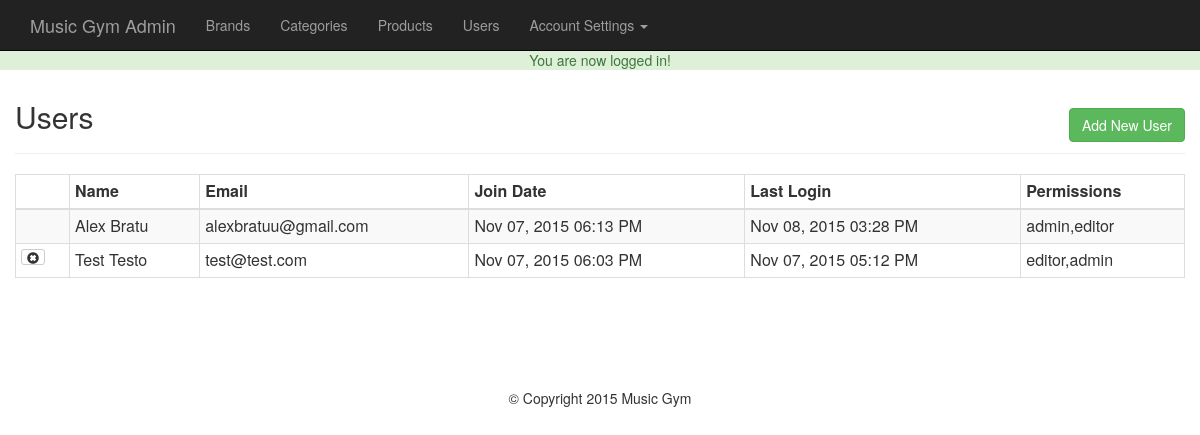
/admin/users.php (signed in), run on an earlier commit of the app's database.
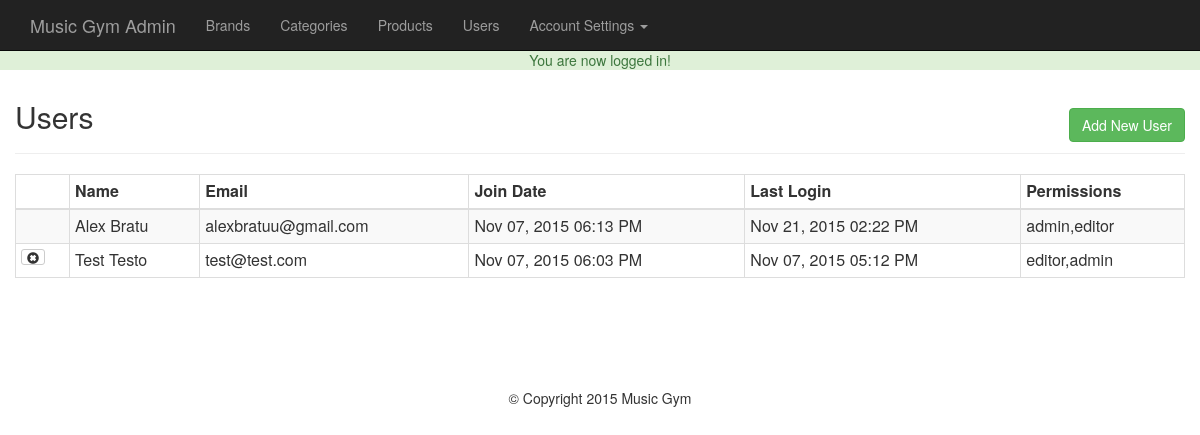
And on a later commit of the database.
### tables this page shows
CREATE TABLE IF NOT EXISTS `users` (
  `id` int(11) NOT NULL AUTO_INCREMENT,
  `full_name` varchar(255) NOT NULL,
  `email` varchar(175) NOT NULL,
  `password` varchar(255) NOT NULL,
  `join_date` datetime NOT NULL DEFAULT CURRENT_TIMESTAMP,
  `last_login` datetime NOT NULL,
  `permissions` varchar(255) NOT NULL,
  PRIMARY KEY (`id`)
);

### helpers/helpers.php (called while the page is built, shortened)
<?php
function format_date($date){
    return date("M d, Y h:i A", strtotime($date));
}

### admin/users.php (the view, shortened to what this page needs)
<?php
    require_once '../core/init.php';
    include 'includes/head.php';
    include 'includes/navigation.php';
    if(isset($_GET['add'])){
        $name = ((isset($_POST['name']))?sanitize($_POST['name']):'');
        $email = ((isset($_POST['email']))?sanitize($_POST['email']):'');
        $password = ((isset($_POST['password']))?sanitize($_POST['password']):'');
        $confirm = ((isset($_POST['confirm']))?sanitize($_POST['confirm']):'');
        $permissions = ((isset($_POST['permissions']))?sanitize($_POST['permissions']):'');
        $errors = array();
        if($_POST){
            $emailQuery = $db->query("SELECT * FROM users WHERE email = '$email'");
            $emailCount = mysqli_num_rows($emailQuery);
            if($emailCount != 0){
                $errors[] = 'The email already exists in the database';
            }
            $required = array('name', 'email', 'password', 'confirm', 'permissions');
            foreach($required as $field){
                if(empty($_POST[$field])){
                $errors[] = 'You must fill out all fields';
                    break;
                }
            }
             if(strlen($password)<6){
                $errors[] = 'Password must be at least 6 characters';
            }
            if($password != $confirm){
                $errors[] = 'Password does not match the confirm password';
            }
            if(!filter_var($email, FILTER_VALIDATE_EMAIL)){
                $errors[] = 'Email entere is not valid';
            }
            if(!empty($errors)){
                echo display_errors($errors);
            }else{
                $hashed = password_hash($password, PASSWORD_DEFAULT);
                $db->query("INSERT INTO users (`full_name`, `email`, `password`, `permissions`) VALUES ('$name', '$email', '$hashed', '$permissions')");
                $_SESSION['success_flash'] = 'User has been added successfully to the database!';
                header('Location: users.php');
            }
        }
        ?>
        <h2 class="text-center">Add New User</h2><hr>
        <form action="users.php?add=1" method="post">
            <div class="form-group col-md-6">
                <label for="name">Full Name:</label>
                <input type="text" name="name" id="name" class="form-control" value="<?=$name;?>">
            </div>
            <div class="form-group col-md-6">
                <label for="email">Email:</label>
                <input type="email" name="email" id="email" class="form-control" value="<?=$email;?>">
            </div>
            <div class="form-group col-md-6">
                <label for="password">Password:</label>
                <input type="password" name="password" id="password" class="form-control" value="<?=$password;?>">
            </div>
            <div class="form-group col-md-6">
                <label for="confirm">Confirm Password:</label>
                <input type="password" name="confirm" id="confirm" class="form-control" value="<?=$confirm;?>">
            </div>
            <div class="form-group col-md-6">
                <label for="permissions">Permissions:</label>
                <select class="form-control" name="permissions">
                    <option value=""<?=(($permissions == '')?' selected':'') ;?>></option>
                    <option value="editor"<?=(($permissions == 'editor')?' selected':'') ;?>>Editor</option>
                    <option value="admin,editor"<?=(($permissions == 'admin,editor')?' selected':'') ;?>>Admin</option>
            </select>
            </div>
            <div class="form-group col-md-6 text-right" style="margin-top: 25px">
                <a href="users.php" class="btn btn-default">Cancel</a>
                <input type="submit" value="Add User" class="btn btn-primary">
            </div>
        </form>
        <?php
    }else{
        $userQuery = $db->query("SELECT * FROM users ORDER BY full_name");
?>
<h2>Users</h2>
<a href = "users.php?add=1" class="btn btn-success pull-right" id="add-product-button">Add New User</a>
<hr>
<table class="table table-bordered table-striped table-condensed">
    <thead><th></th><th>Name</th><th>Email</th><th>Join Date</th><th>Last Login</th><th>Permissions</th></thead>
    <tbody>
        <?php while($user = mysqli_fetch_assoc($userQuery)): ?>
            <tr>
                <td>
                    <?php if($user['id'] != $user_data['id']): ?>
                        <a href="users.php?delete=<?=$user['id'];?>" class="btn btn-default btn-xs"><span class="glyphicon glyphicon-remove-sign"></span></a>
                    <?php endif;?>
                </td>
                <td><?=$user['full_name']; ?></td>
                <td><?=$user['email']; ?></td>
                <td><?=format_date($user['join_date']); ?></td>
                <td><?=(($user['last_login']=='0000-00-00 00:00:00')?'Never':format_date($user['last_login'])); ?></td>
                <td><?=$user['permissions']; ?></td>
            </tr>
        <?php endwhile;?>
    </tbody>
</table>
<?php } include 'includes/footer.php' ?>

What changed in the data, as far as the page shows it:
changed users "Alex Bratu": last_login "Nov 08, 2015 03:28 PM" → "Nov 21, 2015 02:22 PM"
